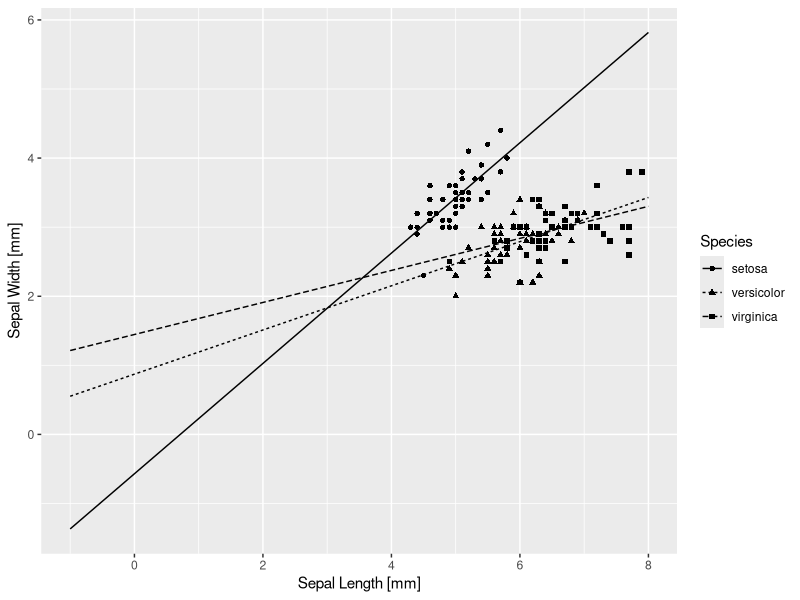
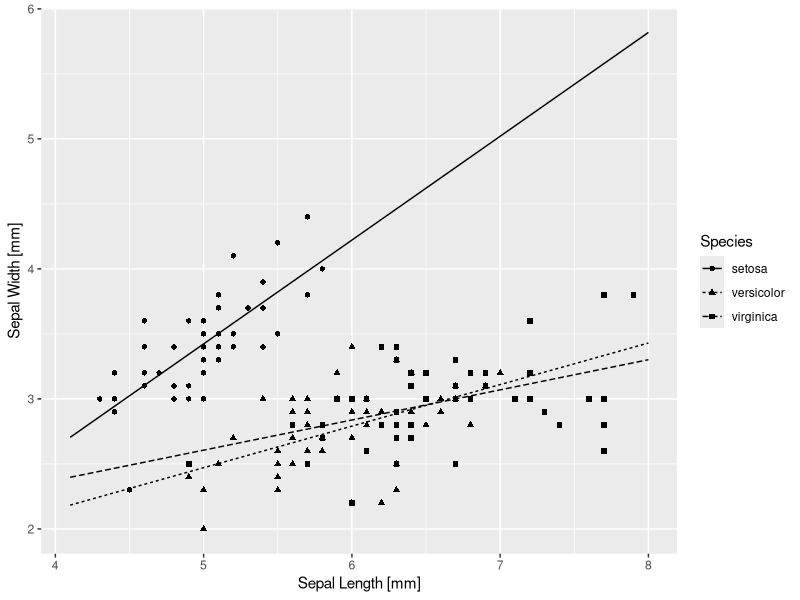

Here is the R script that generated these plots, in order:
## ---- chunk 1
data(iris)
m0 <- lm(Sepal.Width ~ Sepal.Length * Species, data = iris)
(summary_m0 <- summary(m0))
## ---- chunk 2
library(ggplot2)
base_iris <- ggplot(iris, aes(x = Sepal.Length, y = Sepal.Width)) + geom_point(aes(shape = Species)) + 
    xlab("Sepal Length [mm]") + ylab("Sepal Width [mm]")
library(broom)
nd <- expand.grid(Sepal.Length = seq(-1, 8, 0.1), Species = factor(levels(iris$Species)))
pred.0 <- augment(m0, newdata = nd)
base_iris + geom_line(aes(y = .fitted, linetype = Species), data = pred.0)
## ---- chunk 3
library(dplyr)  #Stay in the tidyverse! 
iris <- iris %>% mutate(cSepal.Length = Sepal.Length - mean(Sepal.Length))
m1 <- lm(Sepal.Width ~ cSepal.Length * Species, data = iris)
(summary_m1 <- summary(m1))
## ---- chunk 4
zapsmall(summary_m1$coefficients[, 3] - summary_m0$coefficients[, 3])
## ---- chunk 5
# remember to center the newdata values by the original mean!
nd <- nd %>% filter(Sepal.Length > 4) %>% mutate(cSepal.Length = Sepal.Length - 
    mean(iris$Sepal.Length))
pred.1 <- augment(m1, newdata = nd)
base_iris + geom_line(aes(y = .fitted, linetype = Species), data = pred.1)
## ---- chunk 6
iris$szSpecies <- iris$Species
contrasts(iris$szSpecies) <- contr.sum(3)
m2 <- lm(Sepal.Width ~ cSepal.Length * szSpecies, data = iris)
(summary_m2 <- summary(m2))
## ---- chunk 7
m3 <- lm(Sepal.Width ~ cSepal.Length, data = iris)
(summary_m3 <- summary(m3))
## ---- chunk 8
m4 <- lm(Sepal.Width ~ cSepal.Length + szSpecies, data = iris)
(summary_m4 <- summary(m4))
## ---- chunk 9
anova(m2)  # doesn't matter which model I use
